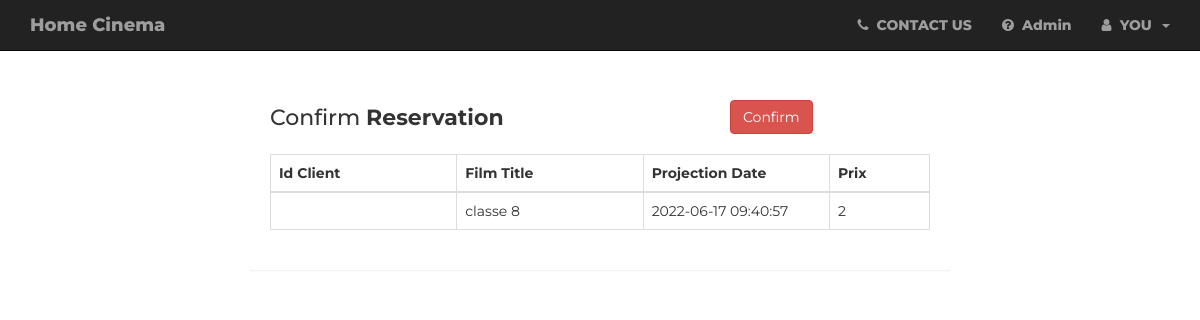
Page /php/reservation.php?id=2 on the committed database.
### tables this page shows
CREATE TABLE `projection` (
  `id_projection` int(30) NOT NULL,
  `film` int(30) NOT NULL,
  `time` timestamp NOT NULL DEFAULT current_timestamp() ON UPDATE current_timestamp(),
  `prix` varchar(30) NOT NULL
);

CREATE TABLE `films` (
  `id_film` int(30) NOT NULL,
  `titre` varchar(50) DEFAULT NULL,
  `realisateur` varchar(50) NOT NULL,
  `acteur` text NOT NULL,
  `annee` date NOT NULL
);

### php/reservation.php (the view, shortened to what this page needs)
<!DOCTYPE html>
<?php
$conn=cnxBD();
$sql = "SELECT * FROM `projection` p join films f on p.film=f.id_film where id_projection=".$_GET['id'];
try {
    $statement = $conn->prepare($sql);
    $statement->execute();
    $showfilms = $statement->fetchAll();
} catch (PDOException $e){
    echo ($e ->getMessage());
}
?>
<html lang="en">
<head>
    <link rel="stylesheet" href="../css/reservation.css">
    <?php include '../components/header.php';?>
</head>
<body>
    <?php include '../components/nav.php';?>
    <div class="container-lg">
        <div class="table-responsive">
            <div class="table-wrapper">
                <form action="confirm.php" method="post" >
                <div class="table-title">
                    <div class="row">
                        <div class="col-sm-8">
                            <h2>Confirm <b>Reservation</b></h2>
                        </div>
                        <div class="col-sm-4">
                            <button  type="submit" name="submit" class="btn btn-danger "></i>
                                Confirm</button>
                        </div>
                    </div>
                </div>
                <table class="table table-bordered">
                    <thead>
                        <tr>
                            <th>Id Client</th>
                            <th>Film Title</th>
                            <th>Projection Date</th>
                            <th>Prix</th>
                        </tr>
                    </thead>
                    <tbody>
                        <tr>
                            <td><input type="hidden" name="username" value="<?php echo $_SESSION['username']; ?>"><?php echo $_SESSION['username']; ?></td>
                            <td><input type="hidden" name="titre" value="<?php echo $showfilms[0]['titre']; ?>"><?php echo $showfilms[0]['titre']; ?></td>
                            <td><input type="hidden" name="time" value="<?php echo $showfilms[0]['time']; ?>"><?php echo $showfilms[0]['time']; ?></td>
                            <td><input type="hidden" name="prix" value="<?php echo $showfilms[0]['prix']; ?>"><?php echo $showfilms[0]['prix']; ?></td>
                        </tr>
                    </tbody>
                </table>
                </form>
            </div>
        </div>
    </div>
</body>
</html>

### css/reservation.css (style rules this page uses)
body { color: red; background: #000; font-family: 'Open Sans', sans-serif; }
.table-wrapper { width: 700px; margin: 30px auto; background: #fff; padding: 20px; box-shadow: 0 1px 1px rgba(0, 0, 0, .05); }
.table-title { padding-bottom: 10px; margin: 0 0 10px; }
.table-title h2 { margin: 6px 0 0; font-size: 22px; }
table.table { table-layout: fixed; }
table.table tr th, table.table tr td { border-color: #e9e9e9; }
table.table th:last-child { width: 100px; }

### css/modern-business.css (style rules this page uses)
html, body { height: 100%; }
body { padding-top: 50px; }

### css/bookmymovie.css (style rules this page uses)
body { font-family: 'Montserrat', sans-serif; }

### rows in the picture
projection: films.titre "classe 8", time "2022-06-17 09:40:57", prix "2"
